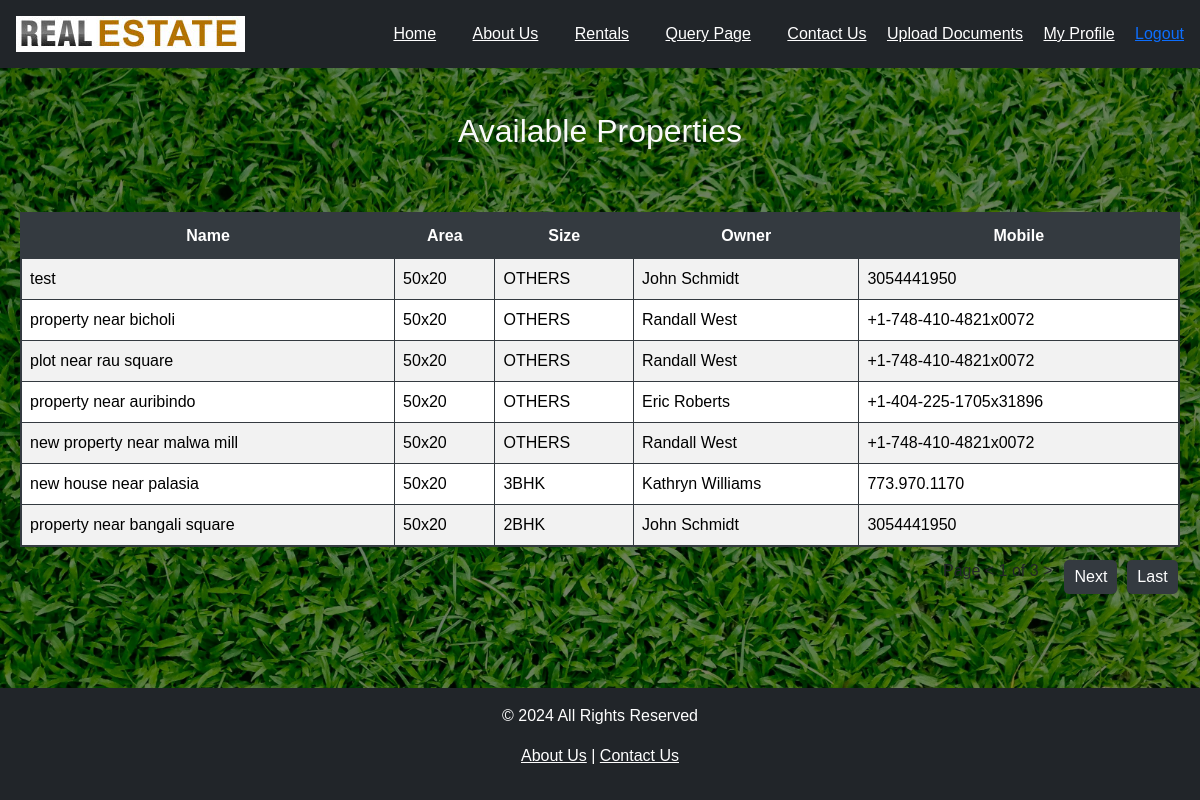
Page /api/buying/ (signed in) on the earlier database version.
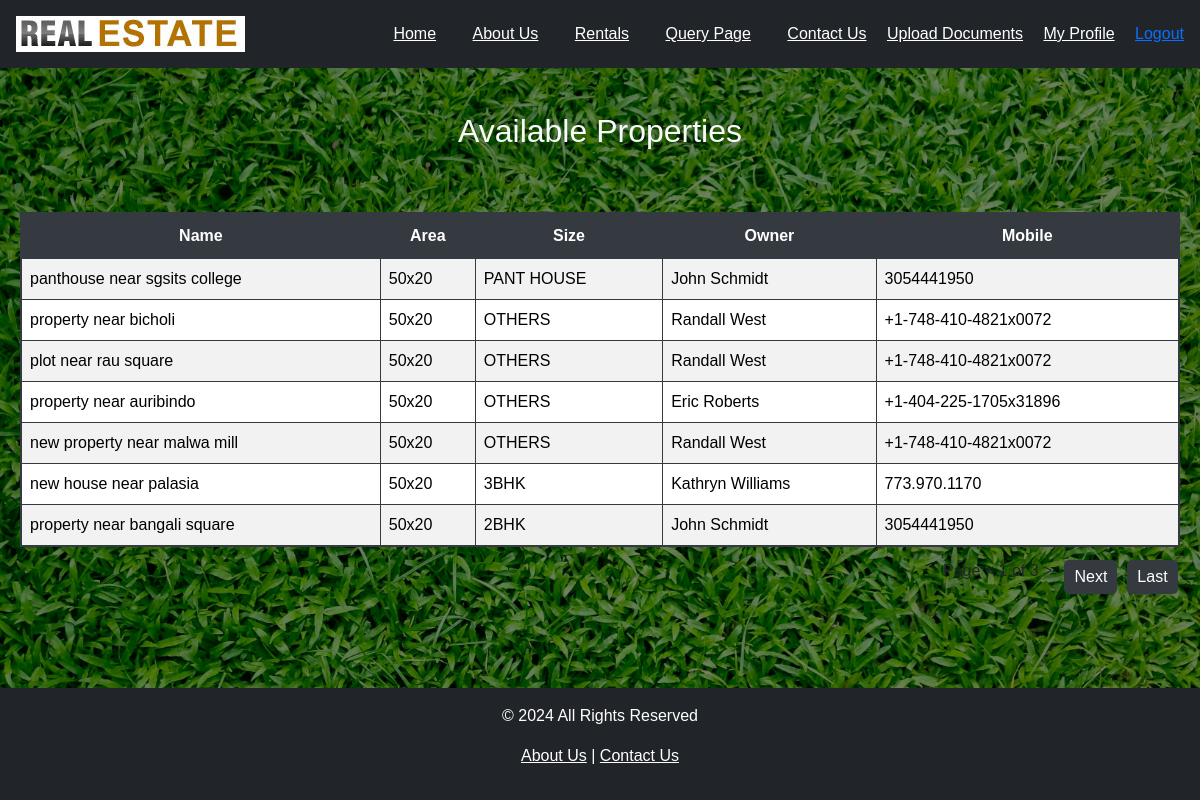
Same page on the later database version.
### app1/models.py (models this page shows, shortened)
class Property(models.Model):
    PROPERTY_TYPES = [
        ("HOUSE", "House"),
        ("APARTMENT", "Apartment"),
        ("COMMERCIAL", "Commercial"),
        ("LAND", "Land"),
        ("VILLA", "Villa"),
        ("FARMHOUSE", "Farmhouse"),
    ]
    PROPERTY_SUBTYPES = [
        ("2BHK", "2BHK"),
         ("3BHK","3BHK"),
         ("4BHK","4BHK"),
         ("VILLA","VILLA"),
         ("PANT HOUSE","PANT HOUSE"),
         ("OTHERS","OTHERS")
    ]
    uuid = models.UUIDField(default=uuid.uuid4, unique=True, editable=False)
    title = models.CharField(max_length=100)
    owner = models.ForeignKey(
        Owner, on_delete=models.CASCADE, related_name="properties"
    )
    area = models.CharField(max_length=50)
    property_type = models.CharField(
        max_length=20, choices=PROPERTY_TYPES, default="HOUSE"
    )
    property_subtype = models.CharField(
        max_length=20, choices=PROPERTY_SUBTYPES, default="OTHERS"
    )

class Owner(models.Model):
    name = models.CharField(max_length=100)
    mobile = models.CharField(max_length=15, unique=True)

### app1/views.py (the view)
# urls.py: path("buying/", Property_list, name="buying"),
@login_required
def Property_list(request):
    mydata = Property.objects.all().order_by("-id")
    paginator = Paginator(mydata, 7)
    page_number = request.GET.get('page')
    page_obj = paginator.get_page(page_number)
    template = loader.get_template('buying.html')
    context = {
        'properties': page_obj,
    }
    return HttpResponse(template.render(context, request))

### app1/templates/buying.html (shortened to what this page needs)
{% extends 'base.html' %}
{% load static %}
{% block content %}
<link rel="stylesheet" href="{% static 'app1/css/property_form.css'%}">
<h2 class="text-center availablepro">Available Properties</h2>
<table class="table table-striped table-bordered mt-3 buyingtable">
    <thead>
        <tr>
            <th>Name</th>
            <th>Area</th>
            <th>Size</th>
            <th>Owner</th>
            <th>Mobile</th>
        </tr>
    </thead>
    <tbody>
        {% for property in properties %}
        <tr>
            <td>{{ property.title }}</td>
            <td>{{ property.area }}</td>
            <td>{{ property.property_subtype }}</td>
            <td>{{ property.owner.name }}</td>
            <td>{{ property.owner.mobile }}</td>
        </tr>
        {% empty %}
        <tr>
            <td colspan="6" class="text-center">No properties available.</td>
        </tr>
        {% endfor %}
<div class="pagination">
    <span class="pageof">Page  < {{ properties.number }} of {{ properties.paginator.num_pages }} > </span>
    {% if properties.has_next %}
        <a href="?page={{ properties.next_page_number }}" class="next">Next</a>
        <a href="?page={{ properties.paginator.num_pages }}" class="last">Last</a>
    {% endif %}
</div>
    </tbody>
</table>
{% endblock %}

Differences in the rows shown:
removed Property: title "test", area "50x20", property_subtype "OTHERS", owner.name "John Schmidt", owner.mobile "3054441950"
added Property: title "panthouse near sgsits college", area "50x20", property_subtype "PANT HOUSE", owner.name "John Schmidt", owner.mobile "3054441950"
